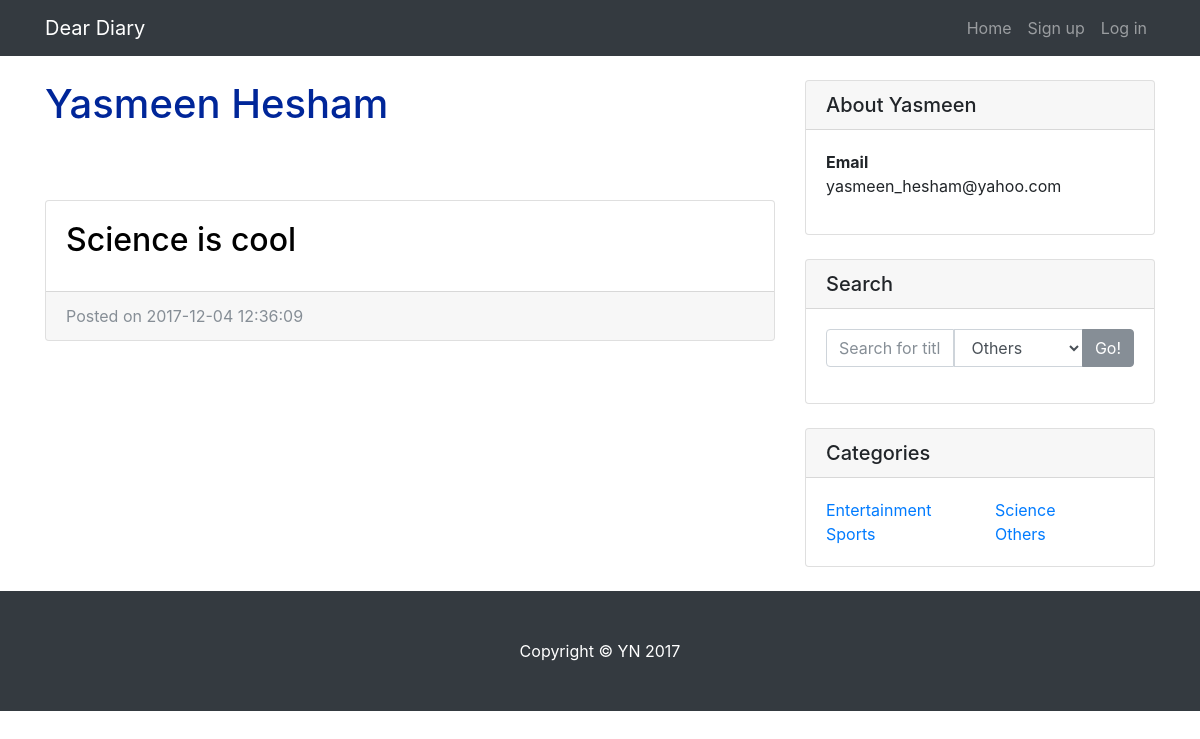
The app's page /blog/profile.php?user=2 with its own data.
### tables this page shows
CREATE TABLE `user` (
  `ID` int(11) NOT NULL,
  `Fname` varchar(50) NOT NULL,
  `Lname` varchar(50) DEFAULT NULL,
  `Password` varchar(100) NOT NULL,
  `Email` varchar(100) NOT NULL
);

CREATE TABLE `post` (
  `ID` int(11) NOT NULL,
  `Title` varchar(255) NOT NULL,
  `Date_Time` datetime NOT NULL,
  `Image` varchar(255) DEFAULT NULL,
  `Post` text,
  `Category` varchar(50) NOT NULL,
  `Total_Rates` int(11) DEFAULT NULL,
  `Raters_Number` int(11) DEFAULT NULL,
  `User_ID` int(11) NOT NULL
);

### blog/assets/classes/user.php (called while the page is built, shortened)
<?php
class user
{
 private $connection;
    function __construct ($c){
        $this->connection=$c;
    }
    public function getUserInfo($id){
        $query="select * from user where ID= '{$id}' ";
        $result=mysqli_query($this->connection , $query);
        if(!$result){
            return -1;
        }
        else{
            return $result;
        }
    }
}

### blog/assets/classes/post.php (called while the page is built, shortened)
<?php
class post
{
 private $connection;
    function __construct ($c){
        $this->connection=$c;
    }
    public function getUserOrderedPosts($user_id){
        $query = " SELECT * FROM post where User_ID= {$user_id} ORDER BY Date_Time DESC";
        $result = mysqli_query($this->connection , $query);
        if(!$result){
          return -1;
        }
        else{
            return $result;
        }
    }
}
?>

### blog/profile.php (the view, shortened to what this page needs)
<?php
require_once ("assets/layouts/header.php");
require_once("assets/db_connection.php");
require_once ("assets/classes/user.php");
require_once ("assets/classes/post.php");
$user=new user($connection);
$post=new post($connection);
if(!isset($_GET["user"])){
    $resultInfo=$user->getUserInfo($_SESSION["id"]);
    $resultPosts=$post->getUserOrderedPosts($_SESSION["id"]);
}else{
    $resultInfo=$user->getUserInfo($_GET["user"]);
    $resultPosts=$post->getUserOrderedPosts($_GET["user"]);
}
?>
    <div class="container">
      <div class="row">
        <div class="col-md-8">
        <?php
            if($resultInfo == false) {
                trigger_error("Query result returns -1");
            } else{
                $dataInfo=mysqli_fetch_assoc($resultInfo); }
            ?>
          <h1 class="my-4" style="text-transform: capitalize; color:#002699;"><?php echo $dataInfo["Fname"]." ".$dataInfo["Lname"];?>
          </h1>
          <br><br>
         <?php
            if($resultPosts == false) {
                trigger_error("Query result returns -1");
            }else{
            while ($dataPosts=mysqli_fetch_assoc($resultPosts)){
        ?>
          <div class="card mb-4">
            <div class="card-body">
             <?php $link = "post.php?id=".$dataPosts["ID"];?>
              <h2 class="card-title"><a href="<?php echo $link; ?>" style="text-decoration: none; color:#000;"><?php echo ucfirst($dataPosts["Title"]); ?></a></h2>
            </div>
            <div class="card-footer text-muted">
              Posted on <?php echo $dataPosts["Date_Time"]; ?>
            </div>
          </div>
          <?php } } ?>
        </div>
        <div class="col-md-4">
          <div class="card my-4">
            <h5 class="card-header" style="text-transform: capitalize;"><?php echo "about ".$dataInfo["Fname"];?>
            </h5>
            <div class="card-body">
             <dl>
               <dt>Email</dt>
               <dd><?php echo $dataInfo["Email"];?></dd>
             </dl>
            </div>
          </div>
          <?php
             require_once("assets/layouts/search.php");
            require_once("assets/layouts/categories.php");
         ?>
        </div>
      </div>
    </div>
<?php
require_once("assets/layouts/footer.php");
?>

### blog/css/blog-home.css (style rules this page uses)
body { padding-top: 54px; }
@media (min-width: 992px) { body { padding-top: 56px; } }

### records on screen
user: Fname "Yasmeen", Lname "Hesham", Email "yasmeen_hesham@yahoo.com"
post: Title "Science is cool", Date_Time "2017-12-04 12:36:09"

### other values on screen
$pro "Sign up"
$parameter "Log in"
